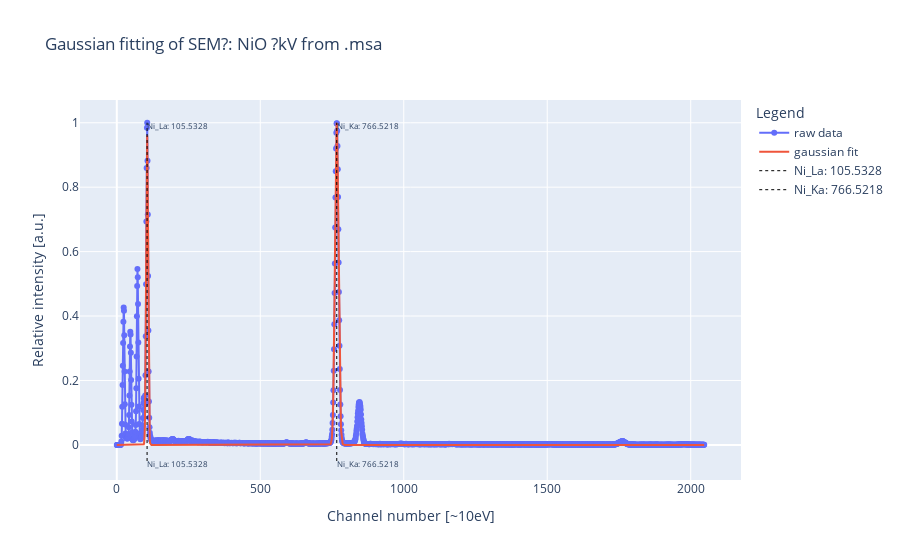

Notebook code for this chart:
### Code cell
# plot using the following function, see helper_files/plotting.py

fig_fit = plotly_plot(
    s["channel"],
    s["intensity"],
    y_fit=s["intensity_fit"],
    vlines=s["peaks_channel"],
    vlines_name=s["peaks_names"],
    title=f"Gaussian fitting of {s['plot_title']}",
)

# # comment in the line below to add the fit of each peak as its own gaussian line
# fig_fit = plotly_plot(x=s['channel'], fig=fig_fit, fit_params=s['fit_params'])

fig_fit.show()

print("Check if the fit of the specified peaks are good in the plot here")

### Figure 1 — Plotly figure (JSON) as saved in the notebook; plotly's stock layout.template omitted (floating-point values rounded to 4 significant figures; data arrays with more than 128 entries replaced by an {"elided": "..."} marker saying what was removed)
{"data": [{"mode": "lines+markers", "name": "raw data", "textfont": {"size": 8}, "type": "scatter", "x": {"elided": "2048 int values"}, "y": {"elided": "2048 float values"}}, {"mode": "lines", "name": "gaussian fit", "textfont": {"size": 8}, "type": "scatter", "x": {"elided": "2048 int values"}, "y": {"elided": "2048 float values"}}, {"line": {"dash": "dot", "width": 1}, "marker": {"color": "black"}, "mode": "lines+text", "name": "Ni_La: 105.5328", "text": ["Ni_La: 105.5328", "Ni_La: 105.5328"], "textfont": {"size": 8}, "textposition": "bottom right", "type": "scatter", "x": [105.5, 105.5], "y": [-0.05, 1]}, {"line": {"dash": "dot", "width": 1}, "marker": {"color": "black"}, "mode": "lines+text", "name": "Ni_Ka: 766.5218", "text": ["Ni_Ka: 766.5218", "Ni_Ka: 766.5218"], "textfont": {"size": 8}, "textposition": "bottom right", "type": "scatter", "x": [766.5, 766.5], "y": [-0.05, 1]}], "layout": {"legend": {"title": {"text": "Legend"}}, "title": {"text": "Gaussian fitting of SEM?: NiO ?kV from .msa"}, "xaxis": {"title": {"text": "Channel number [~10eV]"}}, "yaxis": {"title": {"text": "Relative intensity [a.u.]"}}}}
